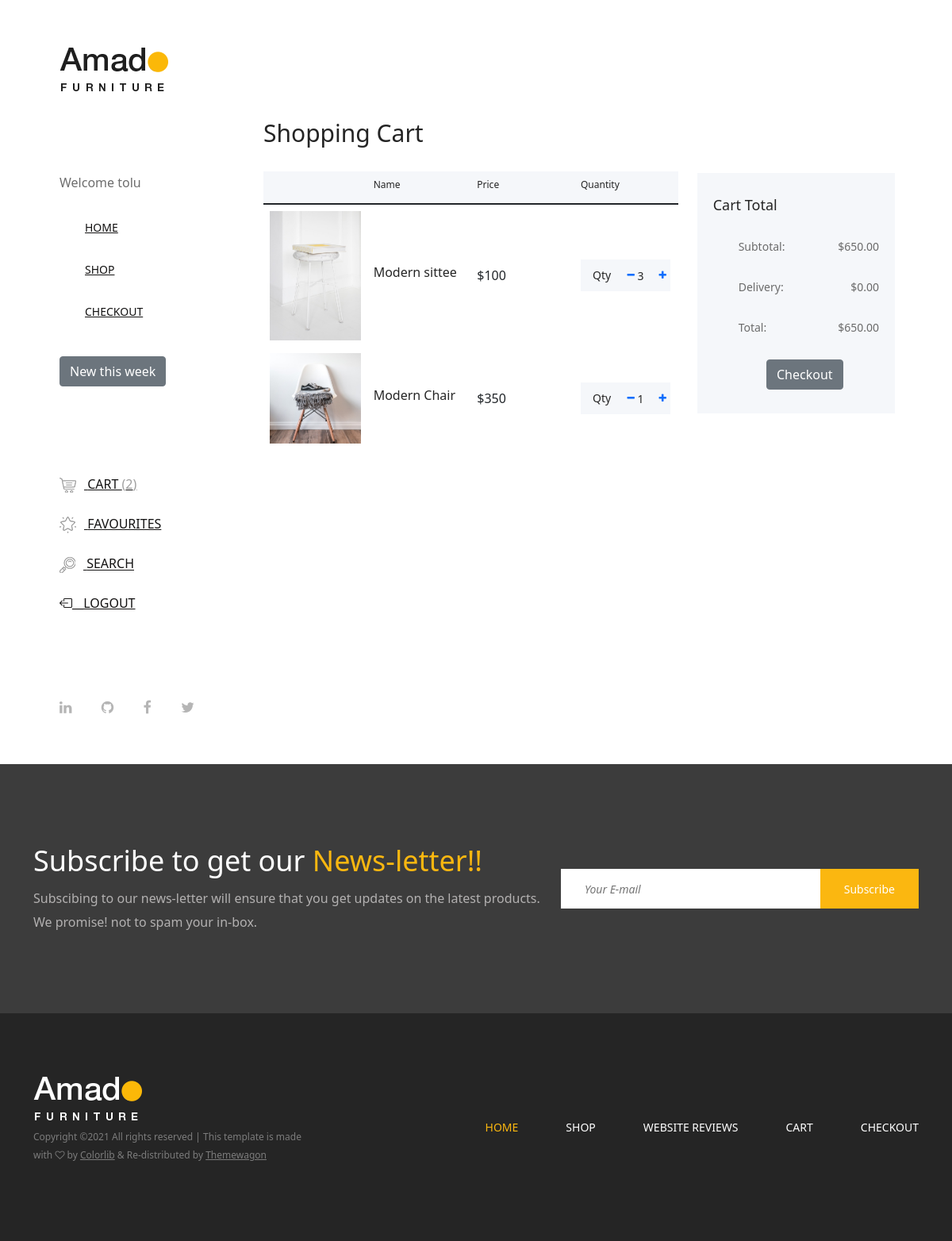
Page /cart (signed in) on the committed database.
### main/models.py (models this page shows, shortened)
class Cart(models.Model):
    user=models.ForeignKey(User, on_delete=models.CASCADE)
    product = models.ForeignKey(Product, on_delete=models.CASCADE)
    quantity = models.PositiveIntegerField(default=1)
    sub_total = models.IntegerField(blank=True, null=True)
    date = models.DateTimeField(auto_now_add=True)

class Product(models.Model):
    Category_choices = [
    ('chairs', 'chairs'),
    ('beds', 'beds'),
    ('tables', 'tables'),
    ('home_deco', 'home_deco'),
    ('dressings', 'dressings')
]
    name = models.CharField(max_length=100)
    price = models.IntegerField(null=False, blank=False)
    image = models.ImageField(upload_to ='products/')
    category = models.CharField(choices=Category_choices, max_length=50)
    date = models.DateTimeField(default=datetime.now)

### main/views.py (the view)
# urls.py: path('cart', CartView.as_view(), name='cart'),
class CartView(View):
    def get(self, request, *args, **kwargs):
        cart_objects = Cart.objects.filter(user = request.user)
        total_no_of_products = cart_objects.count()
        subtotal = []
        for objects in cart_objects:
            subtotal.append(objects.sub_total)
        subtotal2 = sum(subtotal)
        delivery_fee = 0                 # Just equal to zero for now....
        total = subtotal2 + delivery_fee
        context={
            'cart_objects': cart_objects,
            'total_no_of_products': total_no_of_products,
            'total': total,
            'subtotal2': subtotal2,
            'delivery_fee': delivery_fee,
        }
        return render(request, 'main/cart.html', context)

### main/templates/main/cart.html (shortened to what this page needs)
{% extends 'main/base.html' %}
{% block content %}
        <div class="cart-table-area section-padding-100">
            <div class="container-fluid">
                <div class="row">
                    <div class="col-12 col-lg-8">
                        <div class="cart-title mt-50">
                            <h2>Shopping Cart</h2>
                        </div>
                        <div class="cart-table clearfix">
                            <table class="table table-responsive">
                                <thead>
                                    <tr>
                                        <th></th>
                                        <th>Name</th>
                                        <th>Price</th>
                                        <th>Quantity</th>
                                    </tr>
                                </thead>
                                <tbody>
                                    {% for cart in cart_objects %}
                                    <tr>
                                        <td class="cart_product_img">
                                            <a href="#"><img src="{{ cart.product.image.url }}" alt="Product"></a>
                                        </td>
                                        <td class="cart_product_desc">
                                            <h5>{{ cart.product.name }}</h5>
                                        </td>
                                        <td class="price">
                                            <span>${{ cart.product.price }}</span>
                                        </td>
                                        <td class="qty">
                                            <div class="qty-btn d-flex">
                                                <p>Qty</p>
                                                <div class="quantity">
                                                    <span class="qty-minus"> <a href="{% url 'remove_cart' cart.product.pk %}"><i class="fa fa-minus" aria-hidden="true"></i></a> </span>
                                                    <input type="number" name="quantity" value="{{ cart.quantity }}">
                                                    <span class="qty-plus"> <a href="{% url 'add_to_cart' cart.product.pk %}"><i class="fa fa-plus" aria-hidden="true"></i></a></span>
                                                </div>
                                            </div>
                                        </td>
                                    </tr>
                                    {% endfor %}
                                </tbody>
                            </table>
                        </div>
                    </div>
                    <div class="col-12 col-lg-4">
                        <div class="cart-summary">
                            <h5>Cart Total</h5>
                            <ul class="summary-table">
                                <li><span>subtotal:</span> <span>${{ subtotal2 }}.00</span></li>
                                <li><span>delivery:</span> <span>${{ delivery_fee }}.00</span></li>
                                <li><span>total:</span> <span>${{ total }}.00</span></li>
                            </ul>
                            <div class="d-grid gap-2 col-6 mx-auto">
                                <a href="{% url 'checkout' %}" class="btn btn-secondary">Checkout</a>
                            </div>
                        </div>
                    </div>
                </div>
            </div>
        </div>
    </div>
{% endblock content %}

### main/templates/main/base.html (shortened to what this page needs)
{% load static %}
<!DOCTYPE html>
<html lang="en">
<head>
    <link rel="stylesheet" href="{% static 'main/css/core-style.css' %}">
    <link rel="stylesheet" href="{% static 'main/style.css' %}">
    <link href="https://cdn.jsdelivr.net/npm/bootstrap@5.1.3/dist/css/bootstrap.min.css" rel="stylesheet">
    <link rel="stylesheet" href="https://cdn.jsdelivr.net/npm/bootstrap-icons@1.5.0/font/bootstrap-icons.css">
</head>
<body>
    <div class="main-content-wrapper d-flex clearfix">
        <header class="header-area clearfix">
            <div class="logo">
                <a href="{% url 'index' %}"><img src="{% static 'main/img/core-img/logo.png' %}" alt=""></a>
            </div>
            <div>
                {% if user.is_authenticated %}
                    <p>Welcome {{ user.username }}</p>
                {% else %}
                <hr>
                    <p>Please  <a href="{% url 'login' %}" class="link-dark">login</a> to view your Cart/Add to Cart</p>
                <hr>
                {% endif %}
            </div>
            <nav class="amado-nav">
                <ul>
                    <li><a href="{% url 'index' %}">Home</a></li>
                    <li><a href="{% url 'shop' %}">Shop</a></li>
                    {% if user.is_authenticated %}
                    <li><a href="{% url 'checkout' %}">Checkout</a></li>
                    {% endif %}
                </ul>
            </nav>
            <div class="amado-btn-group mt-30 mb-100">
                <a href="{% url 'new_this_week' %}" class="btn btn-secondary">New this week</a>
            </div>
            <div class="cart-fav-search mb-100">
                {% if user.is_authenticated %}
                <a href="{% url 'cart' %}" class="cart-nav"><img src="{% static 'main/img/core-img/cart.png' %}" alt=""> Cart <span>({{ total_no_of_products }})</span></a>
                <a href="{% url 'favorites' %}" class="fav-nav"><img src="{% static 'main/img/core-img/favorites.png' %}" alt=""> Favourites</a>
                {% endif %}
                <a href="#" class="search-nav"><img src="{% static 'main/img/core-img/search.png' %}" alt=""> Search</a>
                {% if user.is_authenticated %}
                <a href="{% url 'logout' %}"><i class="bi bi-box-arrow-left"></i>__Logout</a>
                {% endif %}
            </div>
            <div class="social-info d-flex justify-content-between">
                <a href="https://linkedin.com/in/oloruntoba-madamori"><i class="fa fa-linkedin" aria-hidden="true"></i></a>
                <a href="https://github.com/toba-madamori"><i class="fa fa-github" aria-hidden="true"></i></a>
                <a href="#"><i class="fa fa-facebook" aria-hidden="true"></i></a>
                <a href="https://twitter.com/TobaMadamori"><i class="fa fa-twitter" aria-hidden="true"></i></a>
            </div>
        </header>
        {% block content %}
        {% endblock content %}
<section class="newsletter-area section-padding-100-0">
    <div class="container">
        <div class="row align-items-center">
            <div class="col-12 col-lg-6 col-xl-7">
                <div class="newsletter-text mb-100">
                    <h2>Subscribe to get our <span>News-letter!!</span></h2>
                    <p>Subscibing to our news-letter will ensure that you get updates on the latest products. We promise! not to spam your in-box.</p>
                </div>
            </div>
            <div class="col-12 col-lg-6 col-xl-5">
                <div class="newsletter-form mb-100">
                    <form action="{% url 'newsletter' %}" method="post">
                        <input type="email" name="email" class="nl-email" placeholder="Your E-mail">
                        <input type="submit" value="Subscribe">
                    </form>
                </div>
            </div>
        </div>
    </div>
</section>
<footer class="footer_area clearfix">
    <div class="container">
        <div class="row align-items-center">
            <div class="col-12 col-lg-4">
                <div class="single_widget_area">
                    <div class="footer-logo mr-50">
                        <a href="{% url 'index' %}"><img src="{% static 'main/img/core-img/logo2.png' %}" alt=""></a>
                    </div>
                    <p class="copywrite">
Copyright &copy;<script>document.write(new Date().getFullYear());</script> All rights reserved | This template is made with <i class="fa fa-heart-o" aria-hidden="true"></i> by <a href="https://colorlib.com" target="_blank">Colorlib</a> & Re-distributed by <a href="https://themewagon.com/" target="_blank">Themewagon</a>
</p>
                </div>
            </div>
            <div class="col-12 col-lg-8">
                <div class="single_widget_area">
                    <div class="footer_menu">
                        <nav class="navbar navbar-expand-lg justify-content-end">
                            <div class="collapse navbar-collapse" id="footerNavContent">
                                <ul class="navbar-nav ml-auto">
                                    <li class="nav-item active">
                                        <a class="nav-link" href="{% url 'index' %}">Home</a>
                                    </li>
                                    <li class="nav-item">
                                        <a class="nav-link" href="{% url 'shop' %}">Shop</a>
                                    </li>
                                    <li class="nav-item">
                                        <a class="nav-link" href="{% url 'review_page' %}">Website Reviews</a>
                                    </li>
                                    {% if user.is_authenticated %}
                                    <li class="nav-item">
                                        <a class="nav-link" href="{% url 'cart' %}">Cart</a>
                                    </li>
                                    <li class="nav-item">
                                        <a class="nav-link" href="{% url 'checkout' %}">Checkout</a>
                                    </li>
                                    {% endif %}
                                </ul>
                            </div>
                        </nav>
                    </div>
                </div>
            </div>
        </div>
    </div>
</footer>
</body>
</html>

### rows in the picture
Cart: product.image (picture), product.name "Modern sittee", product.price "100", quantity "3"
Cart: product.image (picture), product.name "Modern Chair", product.price "350", quantity "1"

### other values in the picture
{{ user.username }} "tolu"
{{ total_no_of_products }} "2"
{{ subtotal2 }} "650"
{{ delivery_fee }} "0"
{{ total }} "650"
